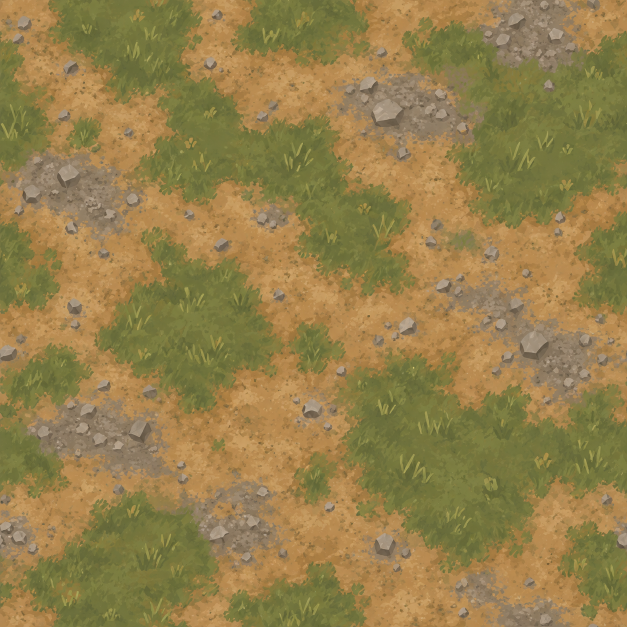
#> input picture ArtSource/Ground/Ground_Source.png, 1254 x 1254 px (shown at 1/2 size)
$ python build_ground.py
#> lines starting #> are read from the running program, lines starting #| are printed output that depends on the picture
"""
Restore the approved dirt/grass/stone artwork to its stable Unity asset path.

Ground_Source.png is the master and is never modified. Two things happen on the
way to the engine, both of which the eye will not catch but the renderer will:

RESIZE TO A POWER OF TWO. The master is 1254x1254. Unity's default npotScale is
ToNearest, so it was silently resampling to 1024 on import - meaning the pixels
shipping in the build were not the pixels in the repository, and nothing said so.
Doing the resize here makes the asset honest and keeps full texture compression.

CLOSE THE TILE. Measured, the master's opposite edges differ by about 2.2x a
normal interior step, so at 3.75 repeats across the arena every join is a faint
seam. The last rows and columns are cross-faded into the opposite edge over a
64px margin, which makes the wrap exact. Mirrored source keeps the grain and the
stone shapes plausible through the fade rather than smearing them.

The destination .meta is left alone so the texture GUID, and every material and
scene reference to it, survives.

    python3 build_ground.py
"""
from pathlib import Path
import numpy as np
from PIL import Image

SIZE = 1024
MARGIN = 64

source = Path(__file__).resolve().parent / "Ground_Source.png"
destination = source.parent.parent.parent / "Assets/_Project/Art/Ground/Ground_Albedo.png"
destination.parent.mkdir(parents=True, exist_ok=True)


def seam_ratio(a):
    """Edge mismatch, measured against a neighbouring interior line."""
    h, w, _ = a.shape
    col = np.abs(a[:, 0] - a[:, -1]).mean() / max(np.abs(a[:, w // 2] - a[:, w // 2 + 1]).mean(), .01)
    row = np.abs(a[0] - a[-1]).mean() / max(np.abs(a[h // 2] - a[h // 2 + 1]).mean(), .01)
    return col, row


def close_edges(a, margin):
    """
    Cross-fade each trailing margin into the mirrored opposite edge, so the last
    line equals the first and the wrap is exact rather than merely close.
    """
    out = a.copy()
    ramp = np.linspace(0, 1, margin)

    tail = out[:, -margin:]
    head = out[:, :margin][:, ::-1]
    out[:, -margin:] = tail * (1 - ramp)[None, :, None] + head * ramp[None, :, None]

    tail = out[-margin:, :]
    head = out[:margin, :][::-1, :]
    out[-margin:, :] = tail * (1 - ramp)[:, None, None] + head * ramp[:, None, None]

    return out


image = Image.open(source).convert("RGB")
#> image is the input picture: PIL image 1254x1254 RGB; mean R, G, B 147.8, 127.3, 75.4
print(f"master {image.width}x{image.height}")
#| master 1254x1254
before = seam_ratio(np.asarray(image, dtype=float))
#> in seam_ratio, `col = np.abs(a[:, 0] - a[:, -1]).mean() / max(np.abs(a[:, w // 2] - a[..`: col = 2.29
#> in seam_ratio, `row = np.abs(a[0] - a[-1]).mean() / max(np.abs(a[h // 2] - a[h // 2 + ..`: row = 2.03
#> before = (2.29, 2.03)
print(f"  seam before: horizontal {before[0]:.1f}x  vertical {before[1]:.1f}x")
#|   seam before: horizontal 2.3x  vertical 2.0x

resized = np.asarray(image.resize((SIZE, SIZE), Image.LANCZOS), dtype=float)
closed = close_edges(resized, MARGIN)
#> in close_edges, `tail = out[:, -margin:]`:
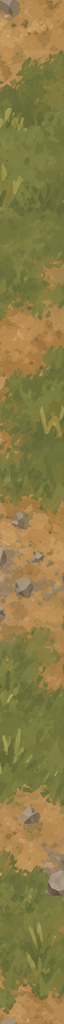
#> tail: shape (1024, 64, 3) float64; mean R, G, B 138.9, 124.5, 70.1
#> in close_edges, `head = out[:, :margin][:, ::-1]`:
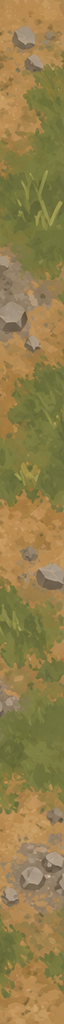
#> head: shape (1024, 64, 3) float64; mean R, G, B 145.3, 126.3, 75.2
#> in close_edges, `tail = out[-margin:, :]`:
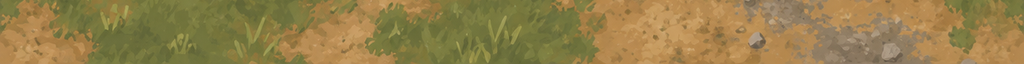
#> tail: shape (64, 1024, 3) float64; mean R, G, B 148.5, 127.5, 74.4
#> in close_edges, `head = out[:margin, :][::-1, :]`:
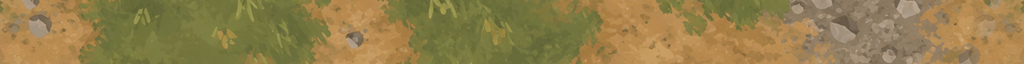
#> head: shape (64, 1024, 3) float64; mean R, G, B 146.7, 127, 75.9
after = seam_ratio(closed)
#> after = (0, 0)
print(f"  seam after:  horizontal {after[0]:.1f}x  vertical {after[1]:.1f}x")
#|   seam after:  horizontal 0.0x  vertical 0.0x

Image.fromarray(np.clip(closed, 0, 255).astype(np.uint8)).save(destination)
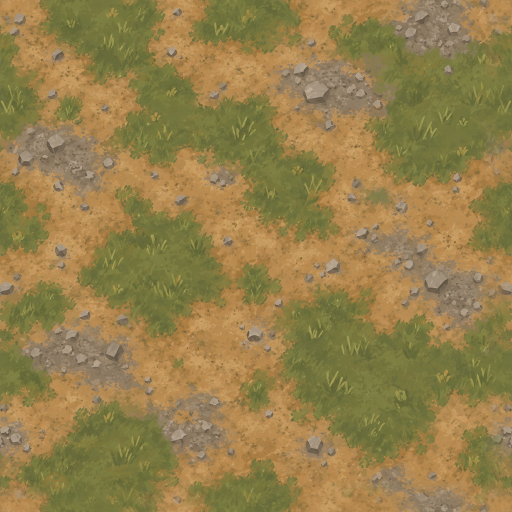
#> saved as Ground_Albedo.png: PIL image 1024x1024 RGB (shown at 1/2 size); mean R, G, B 147.9, 127.3, 75.5
lum = 0.2126 * closed[..., 0] + 0.7152 * closed[..., 1] + 0.0722 * closed[..., 2]
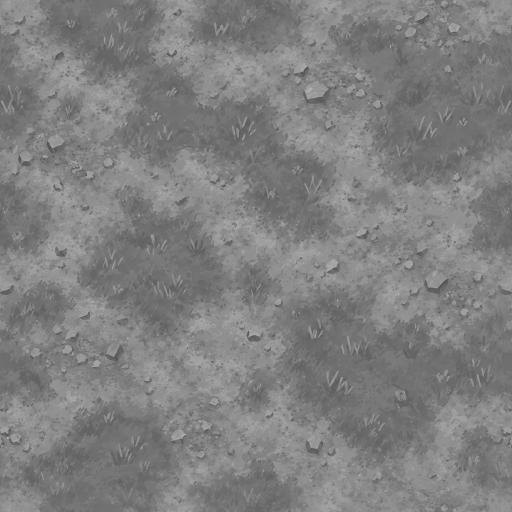
#> lum: shape (1024, 1024) float64 (shown at 1/2 size); min 74.63, max 208.9, mean 128
print(f"Restored {destination} at {SIZE}x{SIZE}")
print(f"  luminance mean={lum.mean():.1f} spread={np.percentile(lum,98)-np.percentile(lum,2):.1f} "
      f"(characters render at ~56, so bodies stay dark against it)")
#|   luminance mean=128.0 spread=57.2 (characters render at ~56, so bodies stay dark against it)
